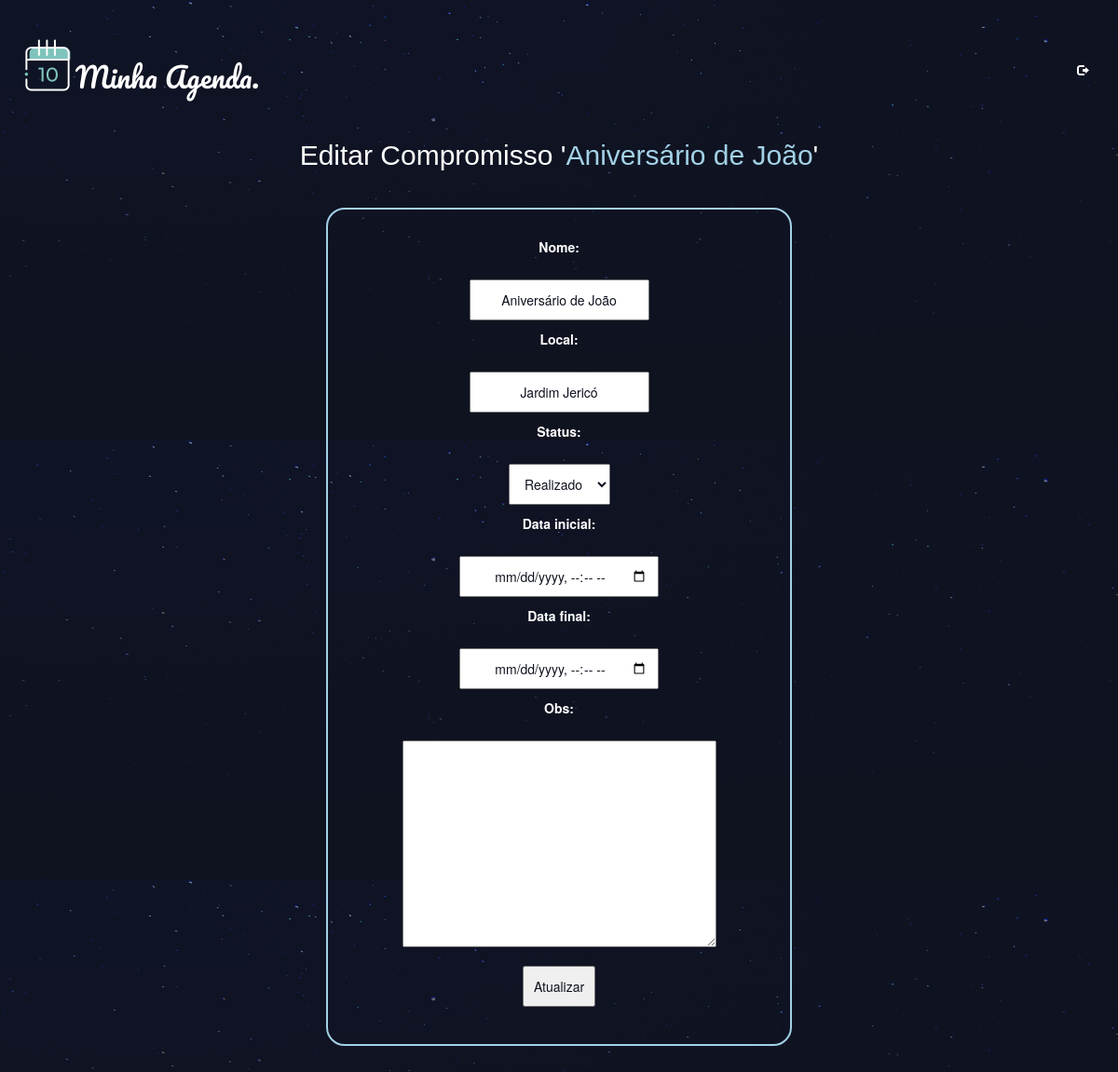
Page /compromissos/edita/20/ (signed in) on the committed database.
### compromisso/models.py (models this page shows, shortened)
class Compromisso(models.Model):
    nome = models.CharField(max_length=100)
    local = models.CharField(max_length=100)
    obs = models.TextField(blank=True)
    AG = 'Agendado'
    RL = 'Realizado'
    CL = 'Cancelado'
    status = models.CharField(max_length=20, choices=[(AG, 'Agendado'), (RL, 'Realizado'), (CL, 'Cancelado')],
                              default='Agendado')
    data_inicial = models.DateTimeField()
    data_final = models.DateTimeField()
    autor = models.ForeignKey(User, default=None, on_delete=models.CASCADE)

### compromisso/views.py (the view, shortened to what this page needs)
# urls.py: path('edita/<int:comp_id>/', views.compromisso_edita, name="edita"),
@login_required(login_url="/accounts/login/")
def compromisso_edita(request, comp_id):
    compromisso = Compromisso.objects.get(id=comp_id)
    form = compr_forms.EditaCompromissoForm(request.POST or None, instance=compromisso)
    return render(request, 'compromisso/compromisso_edita.html', {'compromisso': compromisso,  'form':form})

### compromisso/forms.py
class EditaCompromissoForm(forms.ModelForm):
    data_inicial = forms.DateTimeField(widget=DateTimeInput(format='%d/%m/%Y %H:%M', attrs={'type': 'datetime-local'}), input_formats='%d/%m/%Y %H:%M')
    data_final = forms.DateTimeField(widget=DateTimeInput(format='%d/%m/%Y %H:%M', attrs={'type': 'datetime-local'}),input_formats='%d/%m/%Y %H:%M')
    class Meta:
        model = models.Compromisso
        fields = ['nome', 'local', 'status', 'data_inicial', 'data_final', 'obs']

### compromisso/templates/compromisso/compromisso_edita.html (shortened to what this page needs)
{% extends 'base_layout.html'%}
{% block content %}
        <h2 class="loginheader">Editar Compromisso '<span style="color:#a3d1e6">{{ compromisso.nome }}</span>'</h2>
        <div class="compromisso-visualiza-wrapper">
        <div class="compromisso-visualiza">
                <form class="site-form" action="" method="post">
                        {{ form }}
                        <input type="submit" value="Atualizar">
                </form>
        </div>
        </div>
{% endblock %}

### assets/styles.css (style rules this page uses)
body { background-color: #0f121f; color: #fff; background-image: url(/static/stars.png); background-repeat-y: no-repeat; padding: 0 1px 0 1px; }
.loginheader { text-align: center; }
.compromisso-visualiza-wrapper { display: flex; align-items: center; justify-content: center; }
.compromisso-visualiza { width: 500px; border-radius: 20px; align-self: center; text-align: center; border: 2px solid #a3d1e6; margin: 40px; padding: 30px; }
h2,h3,h4,h5 { font-family: Helvetica; font-weight: normal; margin: 0; }
.site-form input, .site-form textarea, .site-form select { color: #0f121f; display: block; margin: 20px 0 10px 0; text-align: center; display: block; margin-left: auto; margin-right: auto; padding: 10px; }

### rows in the picture
Compromisso: nome "Aniversário de João", local "Jardim Jericó", status "Realizado"
